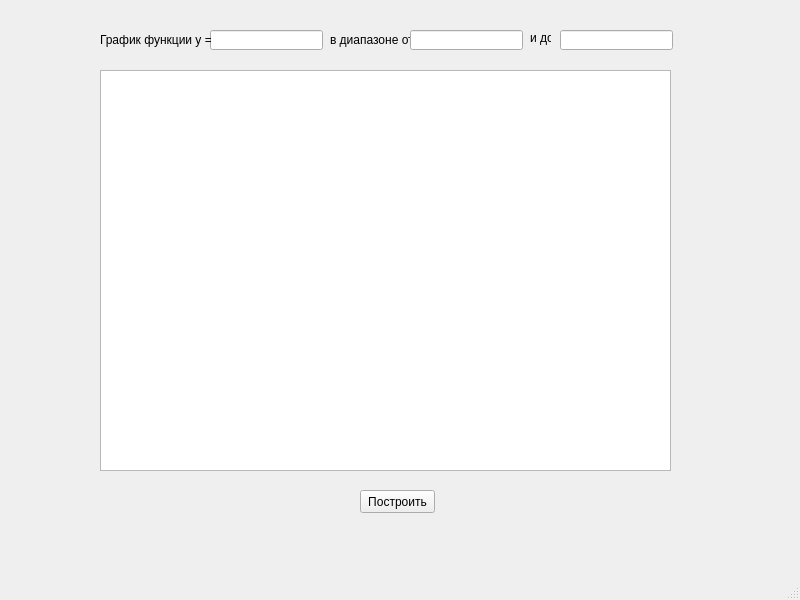
<?xml version="1.0" encoding="UTF-8"?>
<ui version="4.0">
 <class>MainWindow</class>
 <widget class="QMainWindow" name="MainWindow">
  <property name="geometry">
   <rect>
    <x>0</x>
    <y>0</y>
    <width>800</width>
    <height>600</height>
   </rect>
  </property>
  <property name="windowTitle">
   <string>MainWindow</string>
  </property>
  <widget class="QWidget" name="centralwidget">
   <widget class="PlotWidget" name="graphic">
    <property name="geometry">
     <rect>
      <x>100</x>
      <y>70</y>
      <width>571</width>
      <height>401</height>
     </rect>
    </property>
   </widget>
   <widget class="QLineEdit" name="func">
    <property name="geometry">
     <rect>
      <x>210</x>
      <y>30</y>
      <width>113</width>
      <height>20</height>
     </rect>
    </property>
   </widget>
   <widget class="QLabel" name="l1">
    <property name="geometry">
     <rect>
      <x>100</x>
      <y>30</y>
      <width>111</width>
      <height>20</height>
     </rect>
    </property>
    <property name="text">
     <string>График функции y =  </string>
    </property>
   </widget>
   <widget class="QLabel" name="l2">
    <property name="geometry">
     <rect>
      <x>330</x>
      <y>30</y>
      <width>81</width>
      <height>20</height>
     </rect>
    </property>
    <property name="text">
     <string>в диапазоне от </string>
    </property>
   </widget>
   <widget class="QLabel" name="l3">
    <property name="geometry">
     <rect>
      <x>530</x>
      <y>30</y>
      <width>21</width>
      <height>16</height>
     </rect>
    </property>
    <property name="text">
     <string>и до</string>
    </property>
   </widget>
   <widget class="QLineEdit" name="start">
    <property name="geometry">
     <rect>
      <x>410</x>
      <y>30</y>
      <width>113</width>
      <height>20</height>
     </rect>
    </property>
   </widget>
   <widget class="QLineEdit" name="to">
    <property name="geometry">
     <rect>
      <x>560</x>
      <y>30</y>
      <width>113</width>
      <height>20</height>
     </rect>
    </property>
   </widget>
   <widget class="QPushButton" name="pushButton">
    <property name="geometry">
     <rect>
      <x>360</x>
      <y>490</y>
      <width>75</width>
      <height>23</height>
     </rect>
    </property>
    <property name="text">
     <string>Построить</string>
    </property>
   </widget>
  </widget>
  <widget class="QStatusBar" name="statusbar"/>
 </widget>
 <customwidgets>
  <customwidget>
   <class>PlotWidget</class>
   <extends>QGraphicsView</extends>
   <header>pyqtgraph.h</header>
  </customwidget>
 </customwidgets>
 <resources/>
 <connections/>
</ui>
